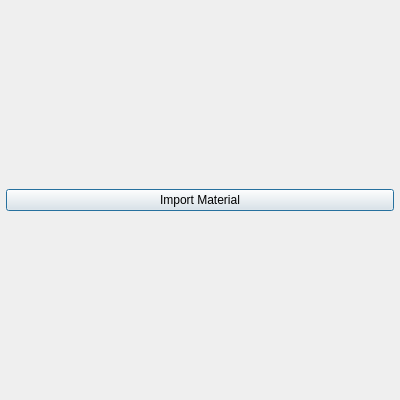
<?xml version="1.0" encoding="UTF-8"?>
<ui version="4.0">
 <class>material_list_editor</class>
 <widget class="QDialog" name="material_list_editor">
  <property name="geometry">
   <rect>
    <x>0</x>
    <y>0</y>
    <width>400</width>
    <height>400</height>
   </rect>
  </property>
  <property name="windowTitle">
   <string>Material List Editor</string>
  </property>
  <layout class="QGridLayout" name="gridLayout">
   <property name="leftMargin">
    <number>6</number>
   </property>
   <property name="topMargin">
    <number>6</number>
   </property>
   <property name="rightMargin">
    <number>6</number>
   </property>
   <property name="bottomMargin">
    <number>6</number>
   </property>
   <item row="1" column="0">
    <widget class="QPushButton" name="import_material">
     <property name="text">
      <string>Import Material</string>
     </property>
    </widget>
   </item>
   <item row="0" column="0">
    <layout class="QVBoxLayout" name="list_editor_layout"/>
   </item>
  </layout>
 </widget>
 <resources/>
 <connections/>
</ui>
